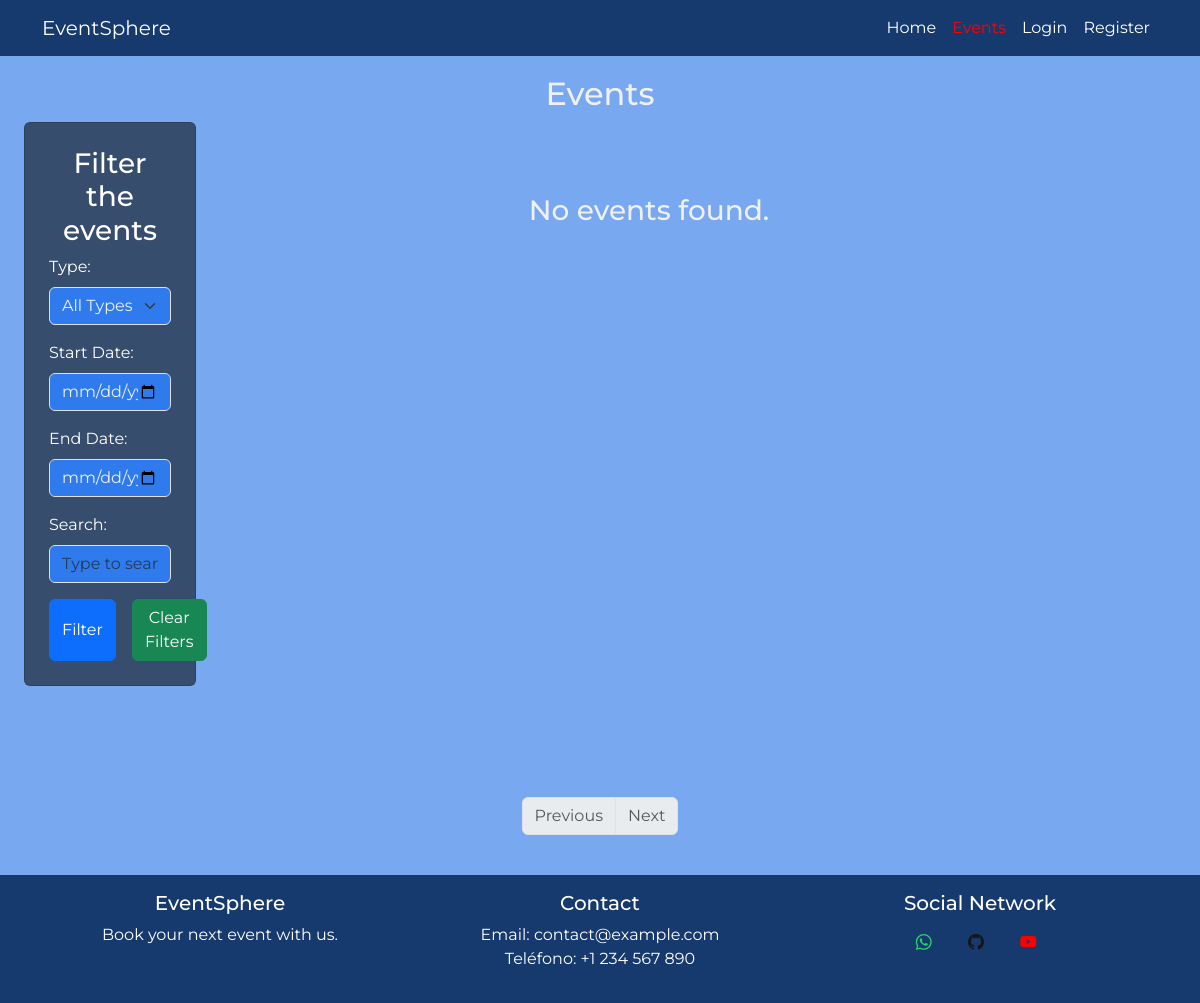
Before: /events with the older database file.
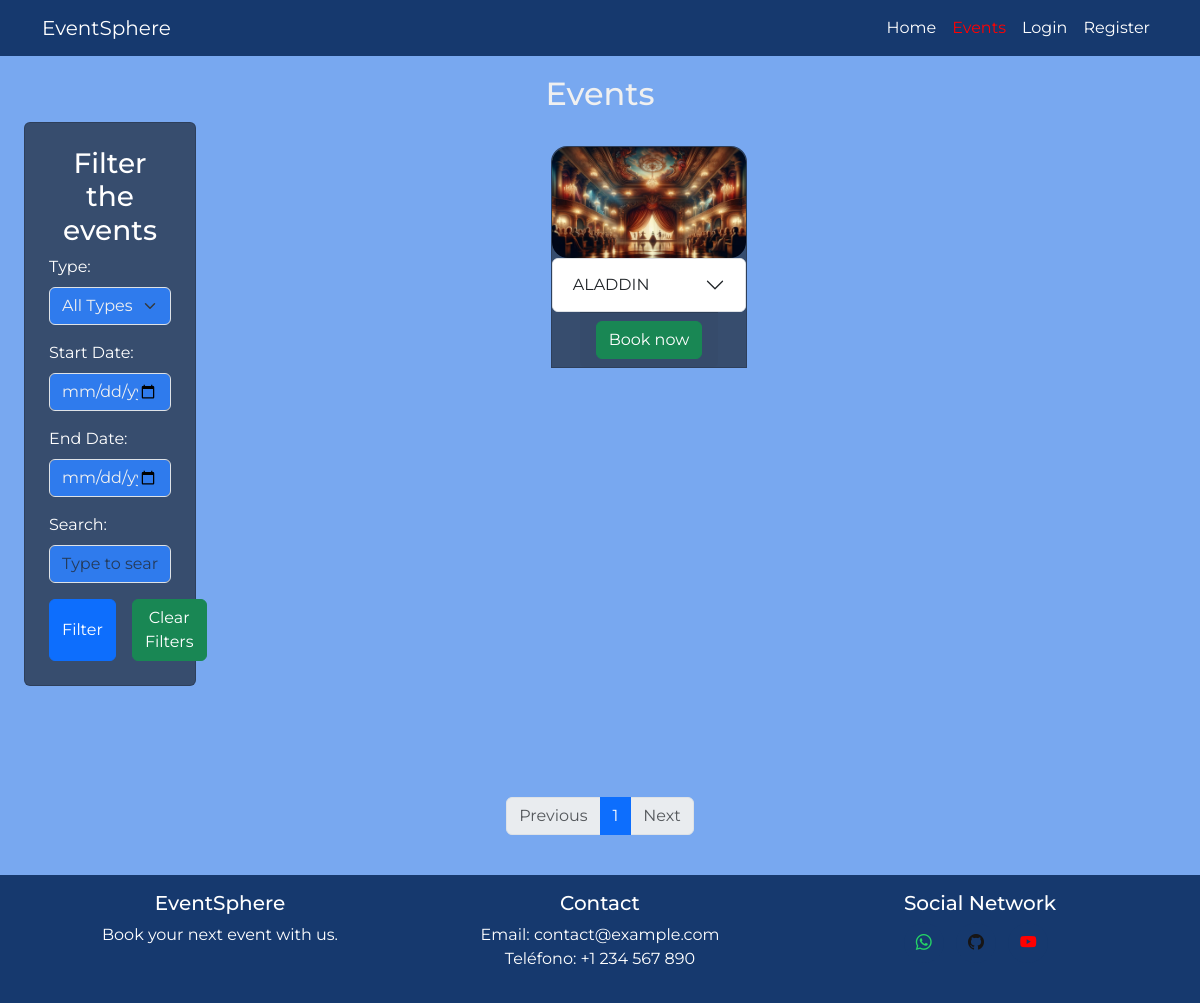
After: the same page with the newer database file.
### models.py (models this page shows)
class Event(db.Model):
    id = db.Column(db.Integer, primary_key=True)
    title = db.Column(db.String(100), nullable=False)
    description = db.Column(db.String(100), nullable=False)
    event_date = db.Column(db.Date, nullable=False)  # Fecha del evento
    start_time = db.Column(db.Time, nullable=False)  # Hora de inicio del evento
    duration = db.Column(db.Integer, nullable=False)  # Duración del evento en minutos
    capacity = db.Column(db.Integer, nullable=False)  # Aforo total del evento
    organizer_id = db.Column(db.Integer, db.ForeignKey('user.id'), nullable=False)
    organizer = db.relationship('User', backref='organized_events')
    event_type = db.Column(db.String(50))
    location = db.Column(db.String(120))
    reservations = db.relationship('Reservation', backref='event', lazy='dynamic')
    @property
    def event_image(self):
        event_images = {
            'Concert': 'concert.webp',
            'Sport': 'sport.webp',
            'Theatre': 'theatre.webp',
            'Cinema': 'cinema.webp',
            'Exhibition': 'exhibition.webp',
            'Festival': 'festival.webp',
            'Workshop': 'workshop.webp',
            'Other': 'other.webp'
        }
        return event_images.get(self.event_type, 'default.jpg')

### app.py (the view)
@app.route('/events')
def events():
    search = request.args.get('search', '')
    event_type = request.args.get('event_type', '')
    start_date = request.args.get('start_date', '')
    end_date = request.args.get('end_date', '')
    query = Event.query
    if event_type:
        query = query.filter(Event.event_type == event_type)
    if start_date:
        start_date_obj = datetime.strptime(start_date, '%Y-%m-%d')
        query = query.filter(Event.event_date >= start_date_obj)
    if end_date:
        end_date_obj = datetime.strptime(end_date, '%Y-%m-%d')
        query = query.filter(Event.event_date <= end_date_obj)
    if search:
        search_term = f"%{search}%"
        query = query.filter(or_(Event.title.like(search_term), Event.description.like(search_term)))
    page = request.args.get('page', 1, type=int)
    per_page = request.args.get('per_page', 6, type=int)
    events_paginated = query.paginate(page=page, per_page=per_page, error_out=False)
    event_types = [type[0] for type in Event.query.with_entities(Event.event_type).distinct().all()]
    for event in events_paginated.items:
        total_reserved_seats = sum(reservation.seats for reservation in event.reservations)
        event.available_seats = event.capacity - total_reserved_seats
    return render_template('events.html', events=events_paginated.items, pagination=events_paginated, event_types=event_types)

### templates/events.html (shortened to what the changed rows need)
{% extends 'base.html' %}
{% block content %}
<div class="d-flex flex-column min-vh-100">
  <div class="container-fluid flex-grow-1">
    <h2 class="text-center">Events</h2>
    <div class="row">
      <div class="col-lg-9">
        <div class="row mt-4">
          {% for event in events %}
          <div class="col-10 col-md-3 mb-3 ms-auto me-auto">
            <div class="card event_cards">
              <img src="{{ url_for('static', filename='images/' ~ event.event_image) }}" class="card-img-top" alt="{{ event.title }}">
              <div class="accordion" id="accordionEvent{{ event.id }}">
                <div class="accordion-item text-center">
                  <h2 class="accordion-header" id="heading{{ event.id }}">
                    <button class="accordion-button  collapsed" type="button" data-bs-toggle="collapse"
                      data-bs-target="#collapse{{ event.id }}" aria-expanded="false"
                      aria-controls="collapse{{ event.id }}">
                      {{ event.title }}
                    </button>
                  </h2>
                </div>
              </div>
              <div class="card-footer ms-auto me-auto">
                {% if event.available_seats > 0 %}
                <a href="{{ url_for('reserve', event_id=event.id) }}" class="btn btn-success">Book now</a>
                {% else %}
                <p class="text-danger">SOLD OUT</p>
                {% endif %}
              </div>
            </div>
          </div>
          {% else %}
          <h3 class="text-center mt-5">No events found.</h3>
          {% endfor %}
        </div>
      </div>
    </div>
  </div>
  <div class="pagination_controls text-center mt-4 mb-4">
    <nav aria-label="Events pagination">
      <ul class="pagination justify-content-center">
        {% for page_num in pagination.iter_pages() %}
        <li class="page-item {% if page_num == pagination.page %}active{% endif %}">
          <a class="page-link" href="{{ url_for('events', page=page_num) }}">{{ page_num }}</a>
        </li>
        {% endfor %}
      </ul>
    </nav>
  </div>
</div>
{% endblock %}

Changed rows visible on the page:
added Event: title "ALADDIN"
Other visible differences:
new list line: "1"
text no longer shown: "No events found."
